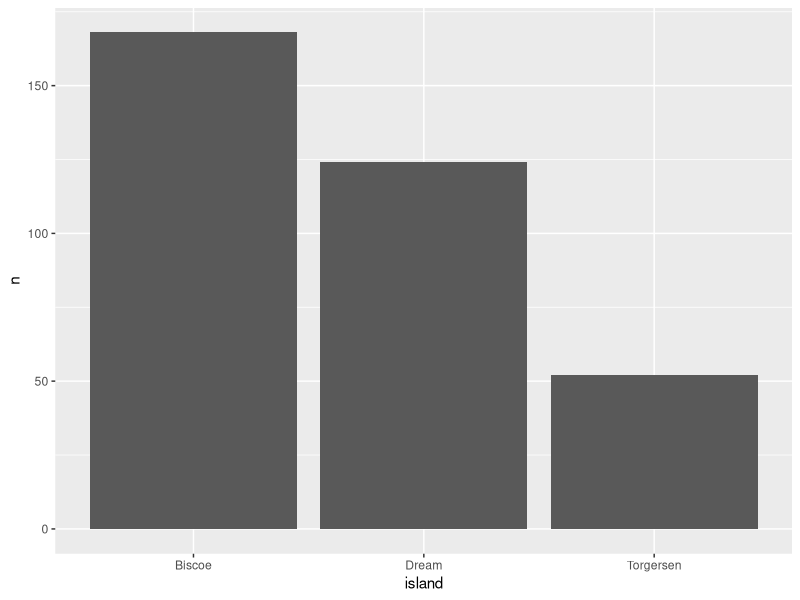
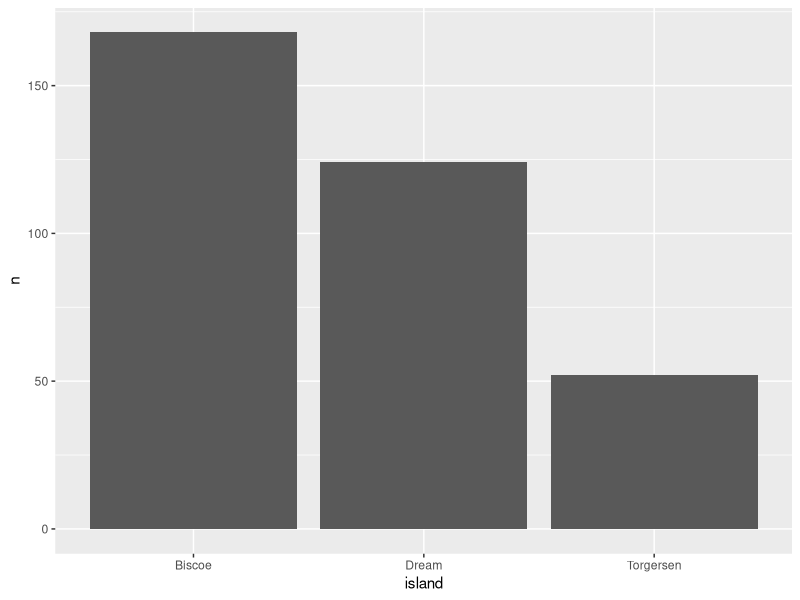

Write the R code that produced these figures, in order.
## ---- chunk 1
#| echo: false
library(tidyverse)
library(palmerpenguins)
## ---- chunk 2
#| echo: true
penguins |> 
  count(island) |> 
  ggplot(aes(x = island, 
             y = n)) +
  geom_col()
## ---- chunk 3
#| echo: true
#| fig-height: 1
penguins |> 
  count(island) |> 
  ggplot(aes(x = island, 
             y = n)) +
  geom_col()
